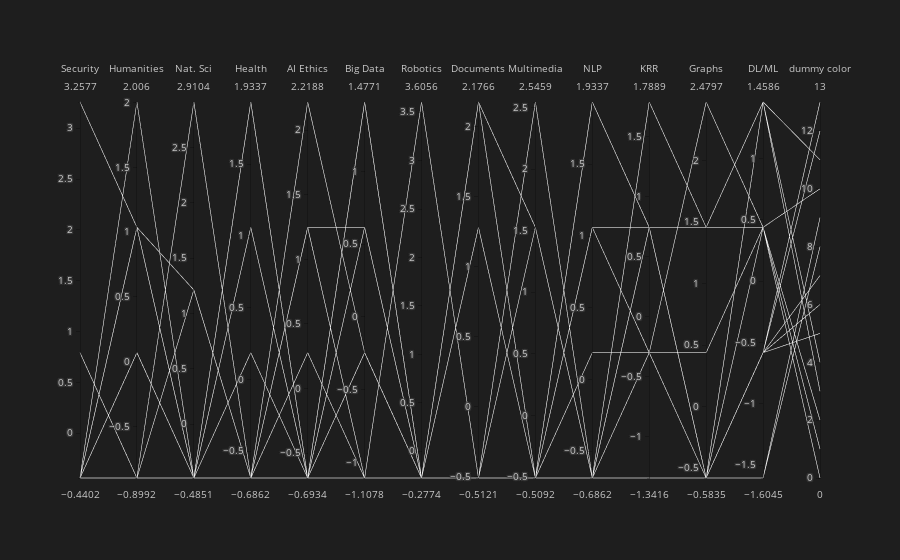

The code cell stored with this chart in its notebook:
### Code cell
import plotly.graph_objects as go

dimensions = [dict(range=[dfi_scaled[col].min(), dfi_scaled[col].max()],
                   label=col.replace('_', ' '),
                   values=dfi_scaled[col]) for col in dfi_scaled.columns]

fig_parallel_coordinates = go.Figure(data=go.Parcoords(
    line=dict(color='white'),  # You can customize this color
    dimensions=dimensions
))

fig_parallel_coordinates.update_layout(
    plot_bgcolor='rgb(30, 30, 30)',
    paper_bgcolor='rgb(30, 30, 30)',
    font=dict(color='rgb(200, 200, 200)')
)

fig_parallel_coordinates.show()

### Figure 1 — Plotly figure (JSON) as saved in the notebook; plotly's stock layout.template omitted (floating-point values rounded to 4 significant figures)
{"data": [{"dimensions": [{"label": "Security", "range": [-0.4402, 3.258], "values": [-0.4402, -0.4402, -0.4402, -0.4402, 0.7924, -0.4402, 0.7924, -0.4402, -0.4402, -0.4402, -0.4402, -0.4402, -0.4402, 3.258]}, {"label": "Humanities", "range": [-0.8992, 2.006], "values": [-0.8992, 0.06917, -0.8992, 0.06917, -0.8992, 1.038, -0.8992, 1.038, 1.038, 2.006, -0.8992, -0.8992, -0.8992, 1.038]}, {"label": "Nat. Sci", "range": [-0.4851, 2.91], "values": [-0.4851, -0.4851, -0.4851, -0.4851, -0.4851, -0.4851, -0.4851, -0.4851, -0.4851, -0.4851, 1.213, 2.91, -0.4851, 1.213]}, {"label": "Health", "range": [-0.6862, 1.934], "values": [-0.6862, 0.1871, 1.934, -0.6862, 1.06, -0.6862, 1.934, -0.6862, -0.6862, -0.6862, -0.6862, -0.6862, 1.06, -0.6862]}, {"label": "AI Ethics", "range": [-0.6934, 2.219], "values": [-0.6934, -0.6934, -0.6934, 1.248, -0.6934, -0.6934, -0.6934, 1.248, 2.219, 1.248, 0.2774, -0.6934, -0.6934, -0.6934]}, {"label": "Big Data", "range": [-1.108, 1.477], "values": [-0.2462, -0.2462, 0.6155, 0.6155, 1.477, -1.108, -1.108, -1.108, -0.2462, -1.108, -1.108, 1.477, 1.477, 0.6155]}, {"label": "Robotics", "range": [-0.2774, 3.606], "values": [-0.2774, -0.2774, -0.2774, -0.2774, -0.2774, -0.2774, -0.2774, 3.606, -0.2774, -0.2774, -0.2774, -0.2774, -0.2774, -0.2774]}, {"label": "Documents", "range": [-0.5121, 2.177], "values": [2.177, -0.5121, -0.5121, 1.28, -0.5121, 2.177, -0.5121, -0.5121, -0.5121, -0.5121, -0.5121, -0.5121, -0.5121, -0.5121]}, {"label": "Multimedia", "range": [-0.5092, 2.546], "values": [-0.5092, 2.546, -0.5092, -0.5092, -0.5092, 1.528, -0.5092, -0.5092, -0.5092, 1.528, -0.5092, -0.5092, -0.5092, -0.5092]}, {"label": "NLP", "range": [-0.6862, 1.934], "values": [1.934, -0.6862, 1.06, 1.934, -0.6862, -0.6862, 1.06, -0.6862, -0.6862, -0.6862, 0.1871, -0.6862, -0.6862, -0.6862]}, {"label": "KRR", "range": [-1.342, 1.789], "values": [0.7454, -1.342, -0.2981, 0.7454, 1.789, -1.342, 0.7454, -1.342, -1.342, 0.7454, -0.2981, 0.7454, 0.7454, -0.2981]}, {"label": "Graphs", "range": [-0.5835, 2.48], "values": [1.459, -0.5835, 2.48, -0.5835, 1.459, -0.5835, -0.5835, -0.5835, -0.5835, -0.5835, 0.4376, -0.5835, -0.5835, -0.5835]}, {"label": "DL/ML", "range": [-1.605, 1.459], "values": [0.4376, 0.4376, 0.4376, 1.459, 1.459, -0.5835, -0.5835, -0.5835, -1.605, -1.605, 0.4376, 1.459, -0.5835, -0.5835]}, {"label": "dummy color", "range": [0, 13], "values": [0, 1, 2, 3, 4, 5, 6, 7, 8, 9, 10, 11, 12, 13]}], "line": {"color": "white"}, "type": "parcoords"}], "layout": {"font": {"color": "rgb(200, 200, 200)"}, "plot_bgcolor": "rgb(30, 30, 30)", "paper_bgcolor": "rgb(30, 30, 30)"}}
